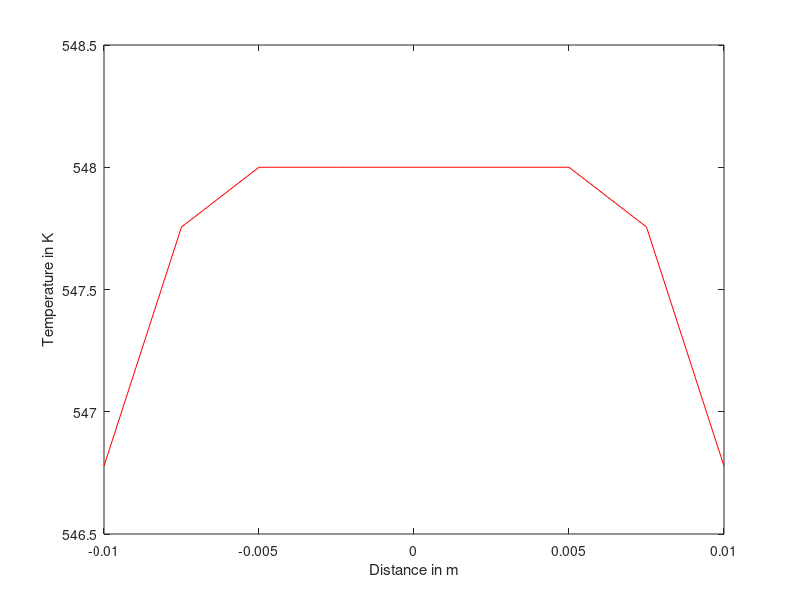

This chart was generated by the following MATLAB code: (Note: this script raises an error after producing the figure.)
nodes = input('Enter no. of nodes')
t = 1.5;
Tinfi = 523;
qdot = 10^8;
l = 0.01;
deltax = l/(nodes-1);
T = linspace(523,523,nodes);
T = T';
alpha = 5*10^(-6);
h = 1100;
k = 30;
deltat = (fix(((k*deltax^2)/(2*alpha*(k + (h*deltax))))*10))/10;
time = fix(t/deltat) + 1;
if (fix(t/deltat) ~= (t/deltat))
    time = time + 1;
end
lastdeltat = t - ((time-2)*deltat);
Tf = [time nodes];
for a = 1:nodes
    Tf(1, a) = T(a);
end
for j = 2:(time)
    if (j ~= time)
        % 1st node
        Tf(j, 1) = ((alpha*deltat/(deltax^2))*(2*Tf((j-1), 2)-2*Tf((j-1), 1))) + Tf((j-1), 1) + qdot*deltat*alpha/k;
        % 2 to nodes - 1
        for i = 2:(nodes-1)
            Tf(j, i) = ((alpha*deltat/(deltax^2))*(Tf((j-1), (i-1))+Tf((j-1), (i+1))-2*Tf((j-1), i))) + Tf((j-1), i) + qdot*deltat*alpha/k;
        end
        % last node
        Tf(j, nodes) = ((2*alpha*deltat/(deltax^2))*(Tf((j-1), (i-1)) + (h*deltax*Tinfi/k) + ((qdot*deltax^2)/(2*k)))) + (1-(2*alpha*deltat/deltax^2) - (2*h*alpha*deltat/(k*deltax)))*Tf((j-1), i);
    else 
        % 1st node
        Tf(j, 1) = ((alpha*lastdeltat/(deltax^2))*(2*Tf((j-1), 2)-2*Tf((j-1), 1))) + Tf((j-1), 1) + qdot*lastdeltat*alpha/k;
        % 2 to nodes - 1
        for i = 2:(nodes-1)
            Tf(j, i) = ((alpha*lastdeltat/(deltax^2))*(Tf((j-1), (i-1))+Tf((j-1), (i+1))-2*Tf((j-1), i))) + Tf((j-1), i) + qdot*lastdeltat*alpha/k;
        end
        % last node
        Tf(j, nodes) = ((2*alpha*lastdeltat/(deltax^2))*(Tf((j-1), (i-1)) + (h*deltax*Tinfi/k) + ((qdot*deltax^2)/(2*k)))) + (1-(2*alpha*lastdeltat/deltax^2) - (2*h*alpha*lastdeltat/(k*deltax)))*Tf((j-1), i);
    end
end

Tf

dist = 0:1:nodes-1;
dist = deltax*dist;
plot(dist, Tf(time, :), 'Color', 'r');
hold on;
plot(-dist, Tf(time, :), 'Color', 'r');
xlabel('Distance in m');
label = ylabel('Temperature in K');
label.Position(1) = -0.1; % change horizontal position of ylabel
title('Variation of Temperature with Length of the element at time 1.5s')
hold off;
figure;

timespan = 0:1:time-1;
timespan = deltat*timespan;
timespan(1, time) = lastdeltat + timespan(1, time-1);
plot(timespan, Tf(:, 1), 'Color', 'g', 'DisplayName', 'Temperature of Mid-plane node');
hold on;
plot(timespan, Tf(:, nodes), 'Color', 'b', 'DisplayName', 'Temperature of Surface node');
xlabel('Time in s');
label_h = ylabel('Temperature in K');
label_h.Position(1) = -0.15; % change horizontal position of ylabel
hold off;
title('Variation of Temperature with Time of Mid-plane node and surface node')